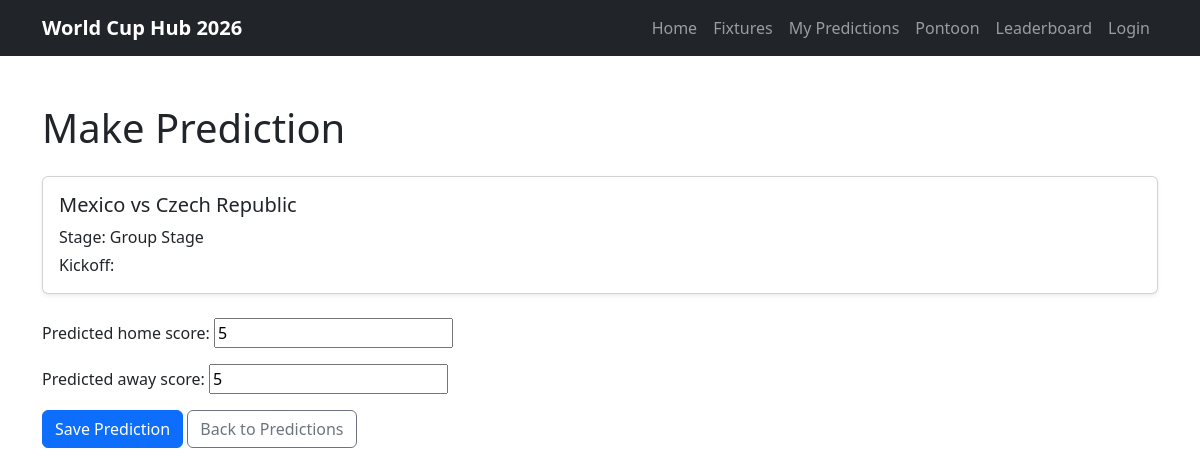
Before: /fixtures/2/predict/ (signed in) with the older database file.
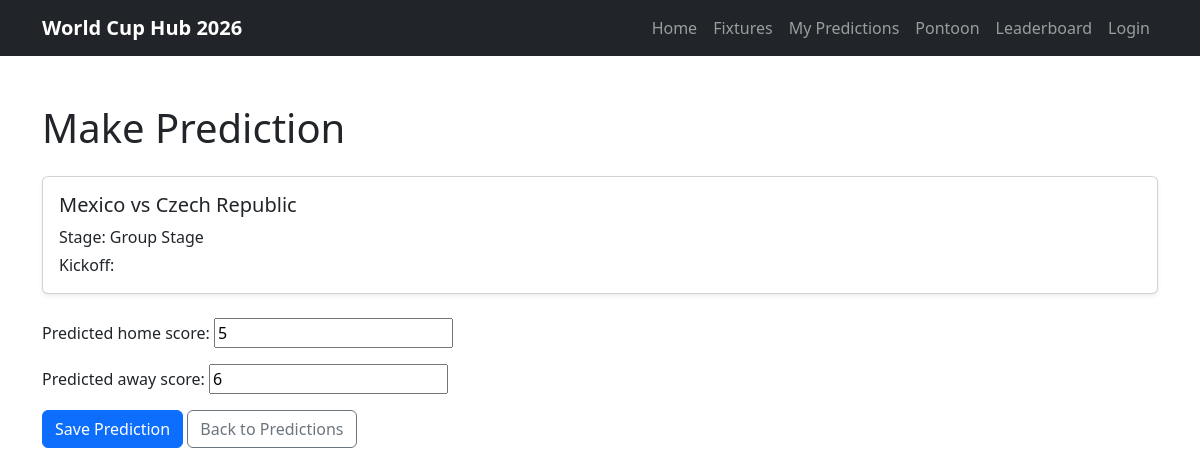
After: the same page with the newer database file.
### predictor/models.py (models this page shows, shortened)
class Prediction(models.Model):
    user = models.ForeignKey(User, on_delete=models.CASCADE, related_name='predictions')
    fixture = models.ForeignKey(Fixture, on_delete=models.CASCADE, related_name='predictions')
    predicted_home_score = models.PositiveIntegerField()
    predicted_away_score = models.PositiveIntegerField()
    points_awarded = models.IntegerField(default=0)
    created_at = models.DateTimeField(auto_now_add=True)
    class Meta:
        unique_together = ('user', 'fixture')
        ordering = ['fixture__kickoff_time']

### predictor/views.py (the view)
@login_required
def create_prediction(request, fixture_id):
    fixture = get_object_or_404(Fixture, id=fixture_id)
    prediction, created = Prediction.objects.get_or_create(
        user=request.user,
        fixture=fixture,
    )
    if request.method == "POST":
        form = PredictionForm(request.POST, instance=prediction)
        if form.is_valid():
            form.save()
            if created:
                messages.success(
                    request,
                    "Prediction created successfully!"
                )
            else:
                messages.success(
                    request,
                    "Prediction updated successfully!"
                )
            return redirect("fixtures")
    else:
        form = PredictionForm(instance=prediction)
    context = {
        "form": form,
        "fixture": fixture,
    }
    return render(
        request,
        "predictor/create_prediction.html",
        context
    )

### predictor/forms.py
class PredictionForm(forms.ModelForm):
    class Meta:
        model = Prediction
        fields = [
            "predicted_home_score",
            "predicted_away_score",
        ]

### predictor/models.py (called while the page is built)
    def __str__(self):
        return self.name

### predictor/templates/predictor/create_prediction.html (shortened to what this page needs)
{% extends "base.html" %}
{% block content %}
<section class="container py-5">
    <h1 class="mb-4">Make Prediction</h1>
    <div class="card shadow-sm mb-4">
        <div class="card-body">
            <h2 class="h5">
                {{ fixture.home_team }} vs {{ fixture.away_team }}
            </h2>
            <p class="mb-1">
                Stage: {{ fixture.get_stage_display }}
            </p>
            <p class="mb-0">
                Kickoff: {{ fixture.kickoff }}
            </p>
        </div>
    </div>
    <form method="POST">
        {{ form.as_p }}
        <button type="submit" class="btn btn-primary">
            Save Prediction
        </button>
        <a href="{% url 'my_predictions' %}" class="btn btn-outline-secondary">
            Back to Predictions
        </a>
    </form>
</section>
{% endblock %}

Changed rows visible on the page:
changed Prediction: predicted_away_score "5" → "6"
